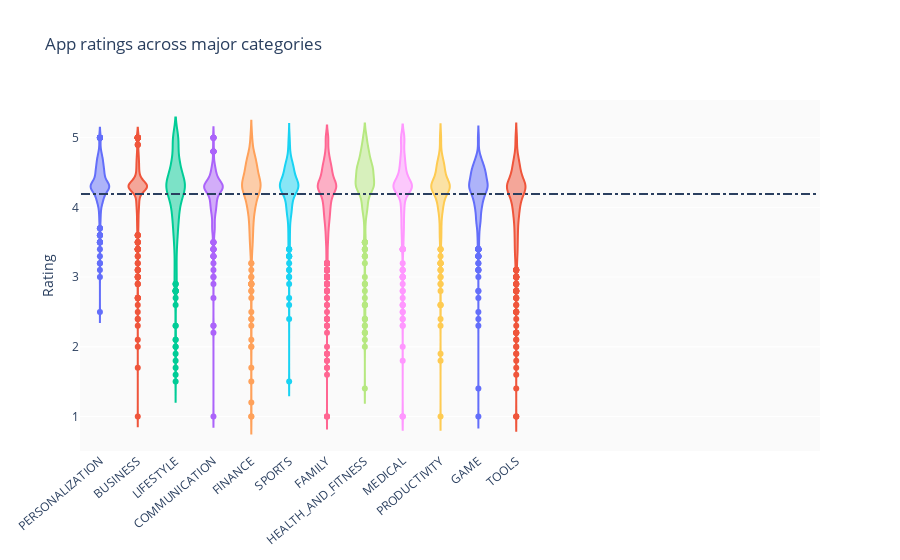

Notebook code cell kept with this figure:
### Markdown cell above
### Best performing categories

### Code cell
# groups = df.groupby('Category').filter(lambda x: len(x) >= 170).reset_index()
#print(type(groups.item.['BUSINESS']))
print('Average rating = ', np.nanmean(list(groups.Rating)))
#print(len(groups.loc[df.Category == 'DATING']))
c = ['hsl('+str(h)+',50%'+',50%)' for h in np.linspace(0, 720, len(set(groups.Category)))]


#df_sorted = df.groupby('Category').agg({'Rating':'median'}).reset_index().sort_values(by='Rating', ascending=False)
#print(df_sorted)

layout = {'title' : 'App ratings across major categories',
        'xaxis': {'tickangle':-40},
        'yaxis': {'title': 'Rating'},
          'plot_bgcolor': 'rgb(250,250,250)',
          'shapes': [{
              'type' :'line',
              'x0': -.5,
              'y0': np.nanmean(list(groups.Rating)),
              'x1': 19,
              'y1': np.nanmean(list(groups.Rating)),
              'line': { 'dash': 'dashdot'}
          }]
          }

data = [{
    'y': df.loc[df.Category==category]['Rating'], 
    'type':'violin',
    'name' : category,
    'showlegend':False,
    #'marker': {'color': 'Set2'},
    } for i,category in enumerate(list(set(groups.Category)))]



plotly.offline.iplot({'data': data, 'layout': layout})

### Figure 1 — Plotly figure (JSON) as saved in the notebook; plotly's stock layout.template omitted (floating-point values rounded to 4 significant figures; data arrays with more than 128 entries replaced by an {"elided": "..."} marker saying what was removed)
{"data": [{"name": "PERSONALIZATION", "showlegend": false, "type": "violin", "y": {"elided": "376 float values"}}, {"name": "BUSINESS", "showlegend": false, "type": "violin", "y": {"elided": "420 float values"}}, {"name": "LIFESTYLE", "showlegend": false, "type": "violin", "y": {"elided": "369 float values"}}, {"name": "COMMUNICATION", "showlegend": false, "type": "violin", "y": {"elided": "315 float values"}}, {"name": "FINANCE", "showlegend": false, "type": "violin", "y": {"elided": "345 float values"}}, {"name": "SPORTS", "showlegend": false, "type": "violin", "y": {"elided": "325 float values"}}, {"name": "FAMILY", "showlegend": false, "type": "violin", "y": {"elided": "1832 float values"}}, {"name": "HEALTH_AND_FITNESS", "showlegend": false, "type": "violin", "y": {"elided": "288 float values"}}, {"name": "MEDICAL", "showlegend": false, "type": "violin", "y": {"elided": "395 float values"}}, {"name": "PRODUCTIVITY", "showlegend": false, "type": "violin", "y": {"elided": "374 float values"}}, {"name": "GAME", "showlegend": false, "type": "violin", "y": {"elided": "959 float values"}}, {"name": "TOOLS", "showlegend": false, "type": "violin", "y": {"elided": "827 float values"}}], "layout": {"plot_bgcolor": "rgb(250,250,250)", "shapes": [{"line": {"dash": "dashdot"}, "type": "line", "x0": -0.5, "x1": 19, "y0": 4.191, "y1": 4.191}], "title": {"text": "App ratings across major categories"}, "xaxis": {"tickangle": -40}, "yaxis": {"title": {"text": "Rating"}}}}
